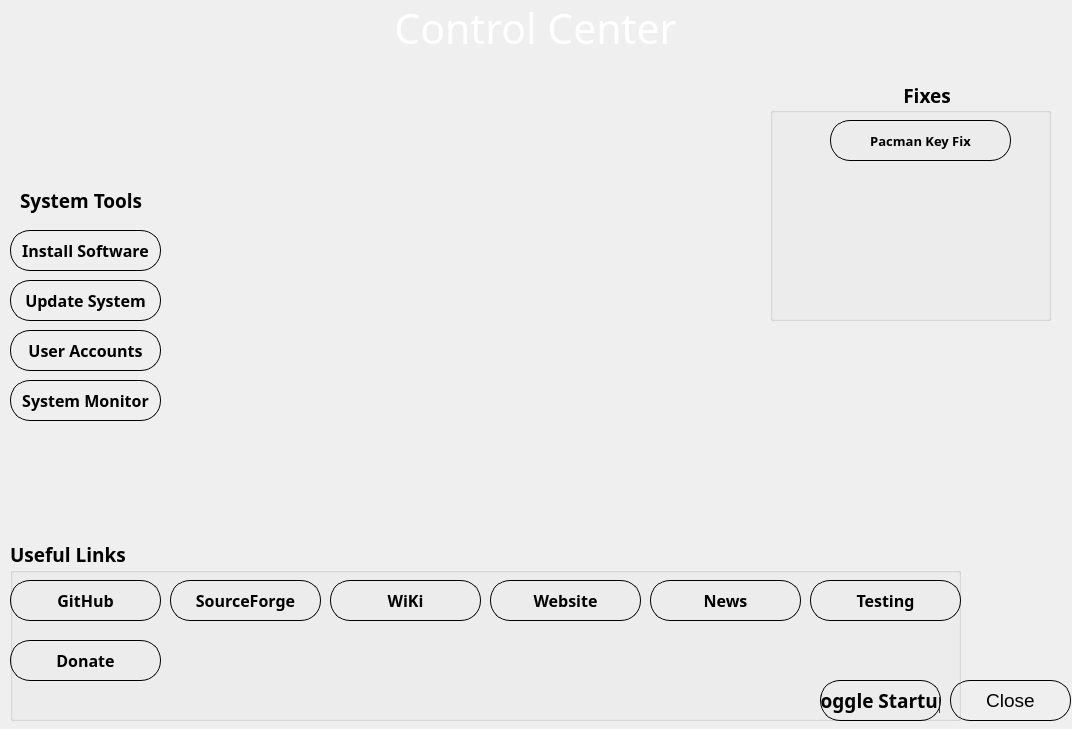
<?xml version="1.0" encoding="UTF-8"?>
<ui version="4.0">
 <class>mainDialog</class>
 <widget class="QDialog" name="mainDialog">
  <property name="geometry">
   <rect>
    <x>0</x>
    <y>0</y>
    <width>1072</width>
    <height>729</height>
   </rect>
  </property>
  <property name="font">
   <font>
    <family>Segoe UI</family>
    <pointsize>14</pointsize>
   </font>
  </property>
  <property name="windowTitle">
   <string>Welcome To FreedomOS</string>
  </property>
  <property name="windowIcon">
   <iconset>
    <normaloff>usr/share/freedomos-welcome/img/FreedomOS64x64.png</normaloff>usr/share/freedomos-welcome/img/FreedomOS64x64.png</iconset>
  </property>
  <property name="autoFillBackground">
   <bool>false</bool>
  </property>
  <property name="styleSheet">
   <string notr="true">QDialog {
background:rgb(31, 32, 42)
color: white
}</string>
  </property>
  <widget class="QLabel" name="label">
   <property name="geometry">
    <rect>
     <x>290</x>
     <y>0</y>
     <width>491</width>
     <height>51</height>
    </rect>
   </property>
   <property name="font">
    <font>
     <family>Ubuntu Nerd Font</family>
     <pointsize>31</pointsize>
     <weight>75</weight>
     <bold>true</bold>
    </font>
   </property>
   <property name="styleSheet">
    <string notr="true">color:white;</string>
   </property>
   <property name="text">
    <string>&lt;html&gt;&lt;head/&gt;&lt;body&gt;&lt;p&gt;&lt;span style=&quot; font-weight:400;&quot;&gt;Control Center&lt;/span&gt;&lt;/p&gt;&lt;/body&gt;&lt;/html&gt;</string>
   </property>
   <property name="textFormat">
    <enum>Qt::MarkdownText</enum>
   </property>
   <property name="alignment">
    <set>Qt::AlignCenter</set>
   </property>
  </widget>
  <widget class="QPushButton" name="close">
   <property name="geometry">
    <rect>
     <x>950</x>
     <y>680</y>
     <width>121</width>
     <height>41</height>
    </rect>
   </property>
   <property name="styleSheet">
    <string notr="true">QPushButton {

	border: 1px solid;
	border-radius: 20px;

}
QPushButton:hover
{
	border: 4px solid rgb(26, 137, 162);
}
</string>
   </property>
   <property name="text">
    <string>Close</string>
   </property>
  </widget>
  <widget class="QPushButton" name="sysupdate">
   <property name="geometry">
    <rect>
     <x>10</x>
     <y>280</y>
     <width>151</width>
     <height>41</height>
    </rect>
   </property>
   <property name="font">
    <font>
     <family>Ubuntu Nerd Font</family>
     <pointsize>12</pointsize>
     <weight>75</weight>
     <bold>true</bold>
    </font>
   </property>
   <property name="styleSheet">
    <string notr="true">QPushButton {

	border: 1px solid;
	border-radius: 20px;

}
QPushButton:hover
{
	border: 4px solid rgb(26, 137, 162);
}
</string>
   </property>
   <property name="text">
    <string>Update System</string>
   </property>
  </widget>
  <widget class="QLabel" name="label_2">
   <property name="geometry">
    <rect>
     <x>20</x>
     <y>180</y>
     <width>171</width>
     <height>41</height>
    </rect>
   </property>
   <property name="font">
    <font>
     <family>Ubuntu Nerd Font</family>
     <pointsize>14</pointsize>
     <weight>75</weight>
     <bold>true</bold>
    </font>
   </property>
   <property name="text">
    <string>System Tools</string>
   </property>
  </widget>
  <widget class="QPushButton" name="useraccounts">
   <property name="geometry">
    <rect>
     <x>10</x>
     <y>330</y>
     <width>151</width>
     <height>41</height>
    </rect>
   </property>
   <property name="font">
    <font>
     <family>Ubuntu Nerd Font</family>
     <pointsize>12</pointsize>
     <weight>75</weight>
     <bold>true</bold>
    </font>
   </property>
   <property name="styleSheet">
    <string notr="true">QPushButton {

	border: 1px solid;
	border-radius: 20px;

}
QPushButton:hover
{
	border: 4px solid rgb(26, 137, 162);
}
</string>
   </property>
   <property name="text">
    <string>User Accounts</string>
   </property>
  </widget>
  <widget class="QPushButton" name="discover">
   <property name="geometry">
    <rect>
     <x>10</x>
     <y>230</y>
     <width>151</width>
     <height>41</height>
    </rect>
   </property>
   <property name="font">
    <font>
     <family>Ubuntu Nerd Font</family>
     <pointsize>12</pointsize>
     <weight>75</weight>
     <bold>true</bold>
    </font>
   </property>
   <property name="styleSheet">
    <string notr="true">QPushButton {

	border: 1px solid;
	border-radius: 20px;

}
QPushButton:hover
{
	border: 4px solid rgb(26, 137, 162);
}

</string>
   </property>
   <property name="text">
    <string>Install Software</string>
   </property>
  </widget>
  <widget class="QPushButton" name="systemmonitor">
   <property name="geometry">
    <rect>
     <x>10</x>
     <y>380</y>
     <width>151</width>
     <height>41</height>
    </rect>
   </property>
   <property name="font">
    <font>
     <family>Ubuntu Nerd Font</family>
     <pointsize>12</pointsize>
     <weight>75</weight>
     <bold>true</bold>
    </font>
   </property>
   <property name="styleSheet">
    <string notr="true">QPushButton {

	border: 1px solid;
	border-radius: 20px;

}
QPushButton:hover
{
	border: 4px solid rgb(26, 137, 162);
}
</string>
   </property>
   <property name="text">
    <string>System Monitor</string>
   </property>
  </widget>
  <widget class="QGroupBox" name="groupBox_2">
   <property name="geometry">
    <rect>
     <x>10</x>
     <y>540</y>
     <width>951</width>
     <height>181</height>
    </rect>
   </property>
   <property name="font">
    <font>
     <family>Ubuntu Nerd Font</family>
     <pointsize>14</pointsize>
     <weight>75</weight>
     <bold>true</bold>
    </font>
   </property>
   <property name="title">
    <string>Useful Links</string>
   </property>
   <widget class="QPushButton" name="github">
    <property name="geometry">
     <rect>
      <x>0</x>
      <y>40</y>
      <width>151</width>
      <height>41</height>
     </rect>
    </property>
    <property name="font">
     <font>
      <family>Ubuntu Nerd Font</family>
      <pointsize>12</pointsize>
      <weight>75</weight>
      <bold>true</bold>
     </font>
    </property>
    <property name="styleSheet">
     <string notr="true">QPushButton {

	border: 1px solid;
	border-radius: 20px;

}
QPushButton:hover
{
	border: 4px solid rgb(26, 137, 162);
}
</string>
    </property>
    <property name="text">
     <string>GitHub</string>
    </property>
   </widget>
   <widget class="QPushButton" name="sourceforge">
    <property name="geometry">
     <rect>
      <x>160</x>
      <y>40</y>
      <width>151</width>
      <height>41</height>
     </rect>
    </property>
    <property name="font">
     <font>
      <family>Ubuntu Nerd Font</family>
      <pointsize>12</pointsize>
      <weight>75</weight>
      <bold>true</bold>
     </font>
    </property>
    <property name="styleSheet">
     <string notr="true">QPushButton {

	border: 1px solid;
	border-radius: 20px;

}
QPushButton:hover
{
	border: 4px solid rgb(26, 137, 162);
}
</string>
    </property>
    <property name="text">
     <string>SourceForge</string>
    </property>
    <property name="default">
     <bool>true</bool>
    </property>
   </widget>
   <widget class="QPushButton" name="wiki">
    <property name="geometry">
     <rect>
      <x>320</x>
      <y>40</y>
      <width>151</width>
      <height>41</height>
     </rect>
    </property>
    <property name="font">
     <font>
      <family>Ubuntu Nerd Font</family>
      <pointsize>12</pointsize>
      <weight>75</weight>
      <bold>true</bold>
     </font>
    </property>
    <property name="styleSheet">
     <string notr="true">QPushButton {

	border: 1px solid;
	border-radius: 20px;

}
QPushButton:hover
{
	border: 4px solid rgb(26, 137, 162);
}
</string>
    </property>
    <property name="text">
     <string>WiKi</string>
    </property>
   </widget>
   <widget class="QPushButton" name="website">
    <property name="geometry">
     <rect>
      <x>480</x>
      <y>40</y>
      <width>151</width>
      <height>41</height>
     </rect>
    </property>
    <property name="font">
     <font>
      <family>Ubuntu Nerd Font</family>
      <pointsize>12</pointsize>
      <weight>75</weight>
      <bold>true</bold>
     </font>
    </property>
    <property name="styleSheet">
     <string notr="true">QPushButton {

	border: 1px solid;
	border-radius: 20px;

}
QPushButton:hover
{
	border: 4px solid rgb(26, 137, 162);
}
</string>
    </property>
    <property name="text">
     <string>Website</string>
    </property>
   </widget>
   <widget class="QPushButton" name="news">
    <property name="geometry">
     <rect>
      <x>640</x>
      <y>40</y>
      <width>151</width>
      <height>41</height>
     </rect>
    </property>
    <property name="font">
     <font>
      <family>Ubuntu Nerd Font</family>
      <pointsize>12</pointsize>
      <weight>75</weight>
      <bold>true</bold>
     </font>
    </property>
    <property name="styleSheet">
     <string notr="true">QPushButton {

	border: 1px solid;
	border-radius: 20px;

}
QPushButton:hover
{
	border: 4px solid rgb(26, 137, 162);
}
</string>
    </property>
    <property name="text">
     <string>News</string>
    </property>
   </widget>
   <widget class="QPushButton" name="betatesting">
    <property name="geometry">
     <rect>
      <x>800</x>
      <y>40</y>
      <width>151</width>
      <height>41</height>
     </rect>
    </property>
    <property name="font">
     <font>
      <family>Ubuntu Nerd Font</family>
      <pointsize>12</pointsize>
      <weight>75</weight>
      <bold>true</bold>
     </font>
    </property>
    <property name="styleSheet">
     <string notr="true">QPushButton {

	border: 1px solid;
	border-radius: 20px;

}
QPushButton:hover
{
	border: 4px solid rgb(26, 137, 162);
}
</string>
    </property>
    <property name="text">
     <string>Testing</string>
    </property>
   </widget>
   <widget class="QLabel" name="label_4">
    <property name="geometry">
     <rect>
      <x>10</x>
      <y>110</y>
      <width>151</width>
      <height>81</height>
     </rect>
    </property>
    <property name="text">
     <string/>
    </property>
    <property name="pixmap">
     <pixmap>../../../../../../../../../mnt/Projects/FreedomOS/freedomos-welcome-dev/usr/share/freedomos-welcome/img/sflogo.png</pixmap>
    </property>
   </widget>
   <widget class="QPushButton" name="donate">
    <property name="geometry">
     <rect>
      <x>0</x>
      <y>100</y>
      <width>151</width>
      <height>41</height>
     </rect>
    </property>
    <property name="font">
     <font>
      <family>Ubuntu Nerd Font</family>
      <pointsize>12</pointsize>
      <weight>75</weight>
      <bold>true</bold>
     </font>
    </property>
    <property name="styleSheet">
     <string notr="true">QPushButton {

	border: 1px solid;
	border-radius: 20px;

}
QPushButton:hover
{
	border: 4px solid rgb(26, 137, 162);
}
</string>
    </property>
    <property name="text">
     <string>Donate</string>
    </property>
   </widget>
   <widget class="QPushButton" name="startup">
    <property name="geometry">
     <rect>
      <x>810</x>
      <y>140</y>
      <width>121</width>
      <height>41</height>
     </rect>
    </property>
    <property name="styleSheet">
     <string notr="true">QPushButton {

	border: 1px solid;
	border-radius: 20px;

}
QPushButton:hover
{
	border: 4px solid rgb(26, 137, 162);
}
</string>
    </property>
    <property name="text">
     <string>Toggle Startup</string>
    </property>
   </widget>
  </widget>
  <widget class="QLabel" name="label_3">
   <property name="geometry">
    <rect>
     <x>0</x>
     <y>-20</y>
     <width>201</width>
     <height>201</height>
    </rect>
   </property>
   <property name="styleSheet">
    <string notr="true">filter:invert(1);</string>
   </property>
   <property name="text">
    <string/>
   </property>
   <property name="pixmap">
    <pixmap>img/FreedomOS-logos_white.png</pixmap>
   </property>
   <property name="scaledContents">
    <bool>true</bool>
   </property>
  </widget>
  <widget class="QGroupBox" name="groupBox_3">
   <property name="geometry">
    <rect>
     <x>770</x>
     <y>80</y>
     <width>281</width>
     <height>241</height>
    </rect>
   </property>
   <property name="font">
    <font>
     <family>Ubuntu Nerd Font</family>
     <pointsize>14</pointsize>
     <weight>75</weight>
     <bold>true</bold>
    </font>
   </property>
   <property name="layoutDirection">
    <enum>Qt::LeftToRight</enum>
   </property>
   <property name="title">
    <string>                           Fixes</string>
   </property>
   <property name="alignment">
    <set>Qt::AlignJustify|Qt::AlignVCenter</set>
   </property>
   <property name="flat">
    <bool>true</bool>
   </property>
   <widget class="QPushButton" name="gpgfix">
    <property name="geometry">
     <rect>
      <x>60</x>
      <y>40</y>
      <width>181</width>
      <height>41</height>
     </rect>
    </property>
    <property name="font">
     <font>
      <family>Ubuntu Nerd Font</family>
      <pointsize>10</pointsize>
      <weight>75</weight>
      <bold>true</bold>
     </font>
    </property>
    <property name="layoutDirection">
     <enum>Qt::RightToLeft</enum>
    </property>
    <property name="styleSheet">
     <string notr="true">QPushButton {

	border: 1px solid;
	border-radius: 20px;

}
QPushButton:hover
{
	border: 4px solid rgb(26, 137, 162);
}
</string>
    </property>
    <property name="text">
     <string>Pacman Key Fix</string>
    </property>
   </widget>
  </widget>
 </widget>
 <resources/>
 <connections/>
</ui>
